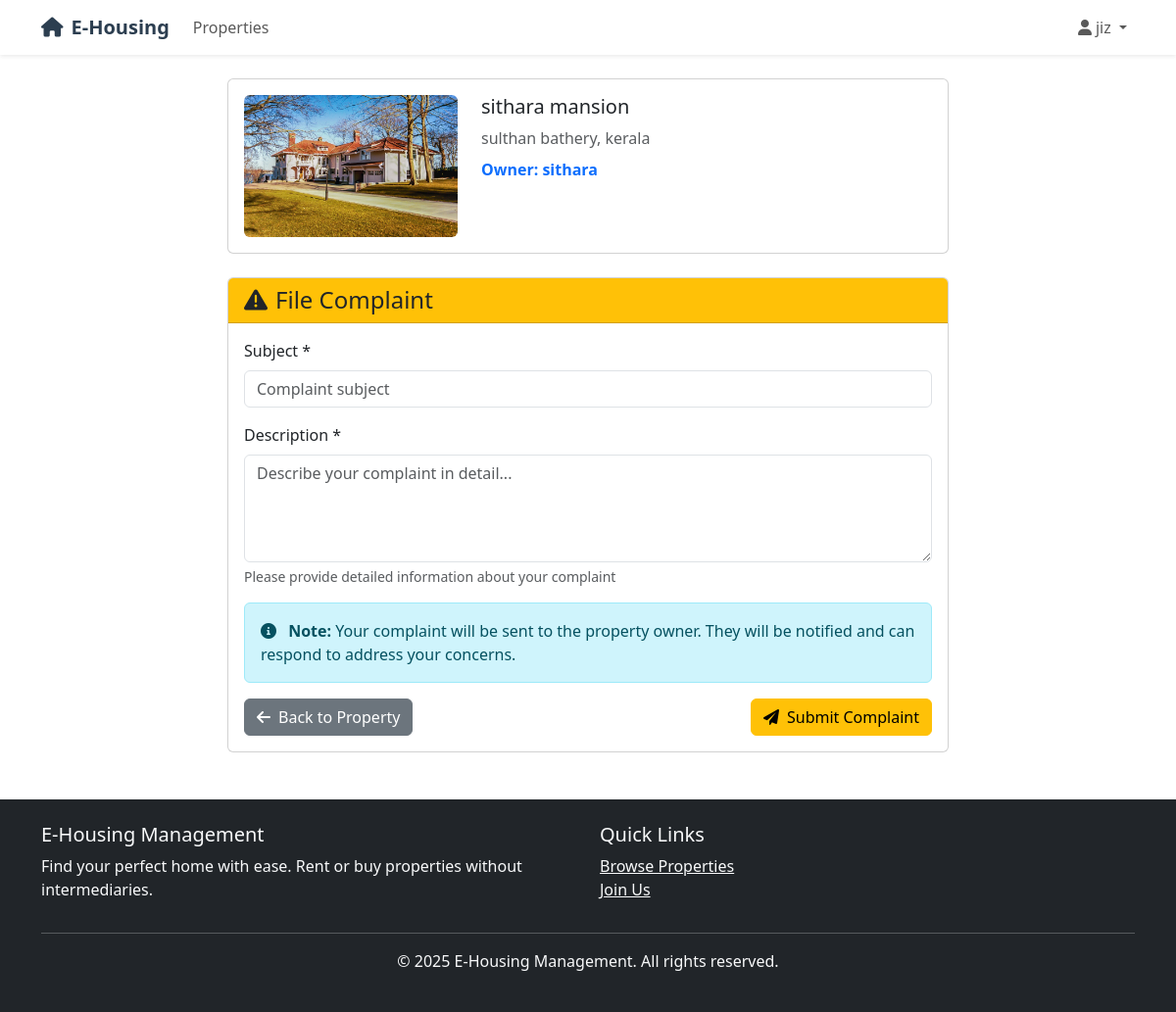
The page /communications/complaint/2/ (signed in) on the database its author committed.
### accounts/models.py (models this page shows, shortened)
class User(AbstractUser):
    USER_TYPES = (
        ('buyer', 'Buyer/Tenant'),
        ('owner', 'Property Owner'),
        ('admin', 'Administrator'),
    )
    user_type = models.CharField(max_length=10, choices=USER_TYPES, default='buyer')
    is_approved = models.BooleanField(default=False)
    email = models.EmailField(unique=True)

### properties/models.py (models this page shows, shortened)
class Property(models.Model):
    PROPERTY_TYPES = (
        ('rent', 'For Rent'),
        ('sell', 'For Sale'),
    )
    PROPERTY_CATEGORIES = (
        ('apartment', 'Apartment'),
        ('house', 'House'),
        ('villa', 'Villa'),
        ('studio', 'Studio'),
        ('room', 'Room'),
        ('commercial', 'Commercial'),
    )
    owner = models.ForeignKey(User, on_delete=models.CASCADE, related_name='properties')
    title = models.CharField(max_length=200)
    description = models.TextField()
    property_type = models.CharField(max_length=10, choices=PROPERTY_TYPES)
    category = models.CharField(max_length=20, choices=PROPERTY_CATEGORIES)
    price = models.DecimalField(max_digits=12, decimal_places=2)
    bedrooms = models.PositiveIntegerField(default=1)
    bathrooms = models.PositiveIntegerField(default=1)
    area = models.PositiveIntegerField(help_text='Area in square feet')
    address = models.TextField()
    city = models.CharField(max_length=100)
    state = models.CharField(max_length=100)
    pincode = models.CharField(max_length=10)
    is_approved = models.BooleanField(default=False)
    is_available = models.BooleanField(default=True)
    created_at = models.DateTimeField(auto_now_add=True)
    updated_at = models.DateTimeField(auto_now=True)
    parking = models.BooleanField(default=False)
    furnished = models.BooleanField(default=False)
    balcony = models.BooleanField(default=False)
    gym = models.BooleanField(default=False)
    swimming_pool = models.BooleanField(default=False)
    class Meta:
        ordering = ['-created_at']
        verbose_name_plural = 'Properties'
    def get_main_image(self):
        main_image = self.images.first()
        return main_image.image.url if main_image else None

class PropertyImage(models.Model):
    property = models.ForeignKey(Property, on_delete=models.CASCADE, related_name='images')
    image = models.ImageField(upload_to='properties/')
    caption = models.CharField(max_length=200, blank=True)
    created_at = models.DateTimeField(auto_now_add=True)
    class Meta:
        ordering = ['created_at']

### communications/views.py (the view)
# urls.py: path('complaint/<int:property_id>/', views.send_complaint, name='send_complaint'),
@login_required
def send_complaint(request, property_id):
    property_obj = get_object_or_404(Property, pk=property_id, is_approved=True)
    if request.method == 'POST':
        form = ComplaintForm(request.POST)
        if form.is_valid():
            complaint = form.save(commit=False)
            complaint.user = request.user
            complaint.property = property_obj
            complaint.save()
            messages.success(request, 'Your complaint has been submitted successfully!')
            return redirect('communications:my_complaints')
    else:
        form = ComplaintForm()
    context = {
        'form': form,
        'property': property_obj,
    }
    return render(request, 'communications/send_complaint.html', context)

### communications/forms.py
class ComplaintForm(forms.ModelForm):
    class Meta:
        model = Complaint
        fields = ['subject', 'description']
        widgets = {
            'subject': forms.TextInput(attrs={
                'class': 'form-control',
                'placeholder': 'Complaint subject'
            }),
            'description': forms.Textarea(attrs={
                'class': 'form-control',
                'rows': 4,
                'placeholder': 'Describe your complaint in detail...'
            }),
        }

### templates/communications/send_complaint.html (shortened to what this page needs)
{% extends 'base.html' %}
{% block content %}
<div class="container mt-4">
    <div class="row justify-content-center">
        <div class="col-md-8">
            <div class="card mb-4">
                <div class="card-body">
                    <div class="row">
                        <div class="col-md-4">
                            {% if property.get_main_image %}
                                <img src="{{ property.get_main_image }}" class="img-fluid rounded" alt="{{ property.title }}">
                            {% else %}
                                <div class="bg-light d-flex align-items-center justify-content-center rounded" style="height: 150px;">
                                    <i class="fas fa-home fa-3x text-muted"></i>
                                </div>
                            {% endif %}
                        </div>
                        <div class="col-md-8">
                            <h5>{{ property.title }}</h5>
                            <p class="text-muted mb-2">{{ property.city }}, {{ property.state }}</p>
                            <p class="text-primary fw-bold">Owner: {{ property.owner.username }}</p>
                        </div>
                    </div>
                </div>
            </div>
            <div class="card">
                <div class="card-header bg-warning text-dark">
                    <h4 class="mb-0"><i class="fas fa-exclamation-triangle me-2"></i>File Complaint</h4>
                </div>
                <div class="card-body">
                    <form method="post">
                        <div class="mb-3">
                            <label for="{{ form.subject.id_for_label }}" class="form-label">Subject *</label>
                            {{ form.subject }}
                        </div>
                        <div class="mb-3">
                            <label for="{{ form.description.id_for_label }}" class="form-label">Description *</label>
                            {{ form.description }}
                            <div class="form-text">Please provide detailed information about your complaint</div>
                        </div>
                        <div class="alert alert-info">
                            <i class="fas fa-info-circle me-2"></i>
                            <strong>Note:</strong> Your complaint will be sent to the property owner. They will be notified and can respond to address your concerns.
                        </div>
                        <div class="d-flex justify-content-between">
                            <a href="{% url 'properties:detail' property.pk %}" class="btn btn-secondary">
                                <i class="fas fa-arrow-left me-2"></i>Back to Property
                            </a>
                            <button type="submit" class="btn btn-warning">
                                <i class="fas fa-paper-plane me-2"></i>Submit Complaint
                            </button>
                        </div>
                    </form>
                </div>
            </div>
        </div>
    </div>
</div>
{% endblock %}

### templates/base.html (shortened to what this page needs)
<!DOCTYPE html>
<html lang="en">
<head>
    <link href="https://cdn.jsdelivr.net/npm/bootstrap@5.3.0/dist/css/bootstrap.min.css" rel="stylesheet">
    <link href="https://cdnjs.cloudflare.com/ajax/libs/font-awesome/6.0.0/css/all.min.css" rel="stylesheet">
</head>
<body>
    <nav class="navbar navbar-expand-lg navbar-light bg-white shadow-sm">
        <div class="container">
            <a class="navbar-brand" href="{% url 'home' %}">
                <i class="fas fa-home me-2"></i>E-Housing
            </a>
            <div class="collapse navbar-collapse" id="navbarNav">
                <ul class="navbar-nav me-auto">
                    <li class="nav-item">
                        <a class="nav-link" href="{% url 'properties:list' %}">Properties</a>
                    </li>
                </ul>
                <ul class="navbar-nav">
                    {% if user.is_authenticated %}
                        <li class="nav-item dropdown">
                            <a class="nav-link dropdown-toggle" href="#" id="navbarDropdown" role="button" data-bs-toggle="dropdown">
                                <i class="fas fa-user me-1"></i>{{ user.username }}
                            </a>
                        </li>
                    {% endif %}
                </ul>
            </div>
        </div>
    </nav>
    <main>
        {% block content %}
        {% endblock %}
    </main>
    <footer class="bg-dark text-light py-4 mt-5">
        <div class="container">
            <div class="row">
                <div class="col-md-6">
                    <h5>E-Housing Management</h5>
                    <p>Find your perfect home with ease. Rent or buy properties without intermediaries.</p>
                </div>
                <div class="col-md-6">
                    <h5>Quick Links</h5>
                    <ul class="list-unstyled">
                        <li><a href="{% url 'properties:list' %}" class="text-light">Browse Properties</a></li>
                        <li><a href="{% url 'accounts:register' %}" class="text-light">Join Us</a></li>
                    </ul>
                </div>
            </div>
            <hr>
            <div class="text-center">
                <p>&copy; 2025 E-Housing Management. All rights reserved.</p>
            </div>
        </div>
    </footer>
</body>
</html>

### templates/base.html (style rules this page uses)
.navbar-brand { font-weight: bold; color: #2c3e50 !important; }

### rows shown on the page
User: username "jiz"
Property: get_main_image (picture), title "sithara mansion", city "sulthan bathery", state "kerala", owner.username "sithara"
